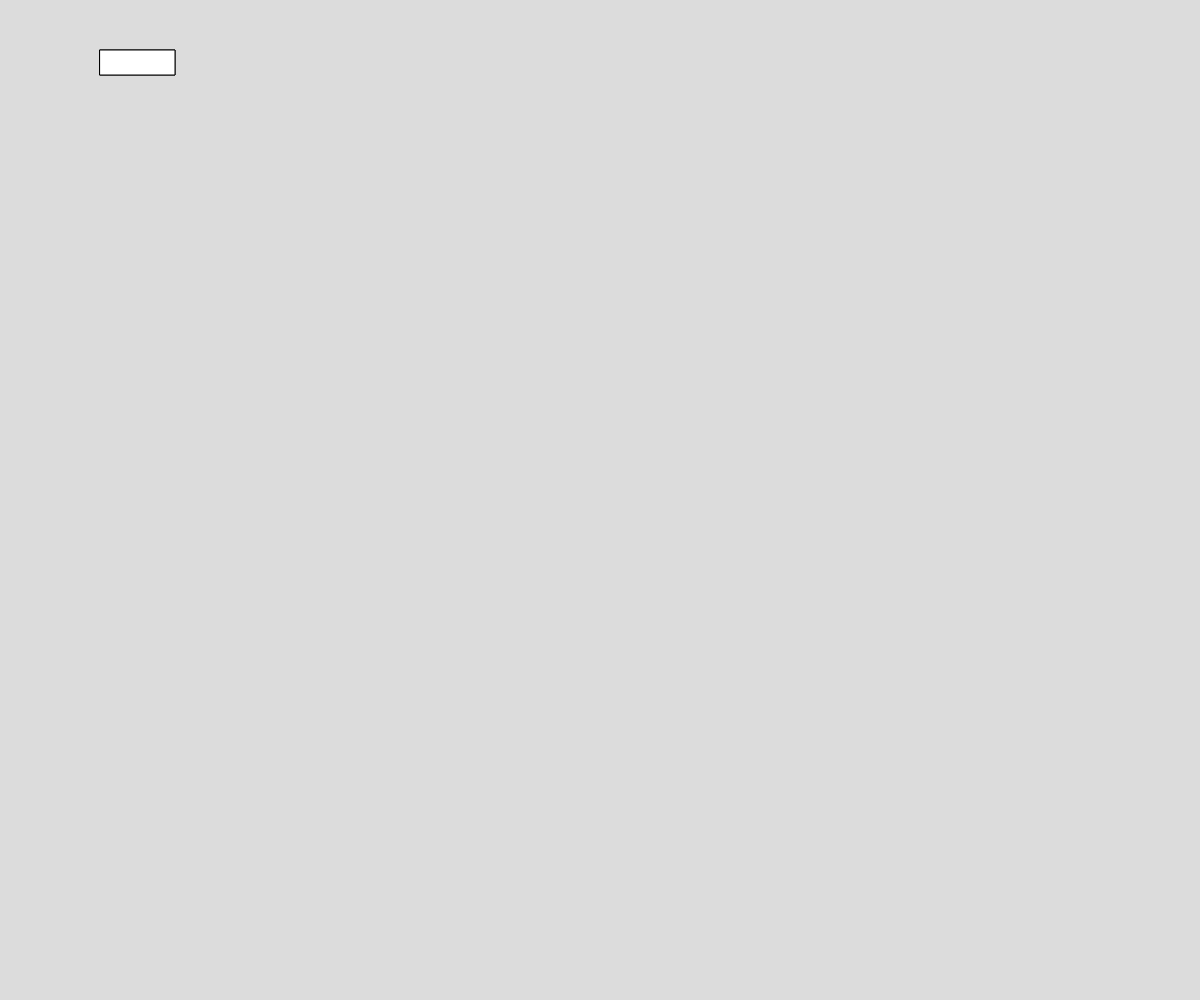
Frame 1 (no input)
Frame 60 (no input): identical to frame 1, image omitted
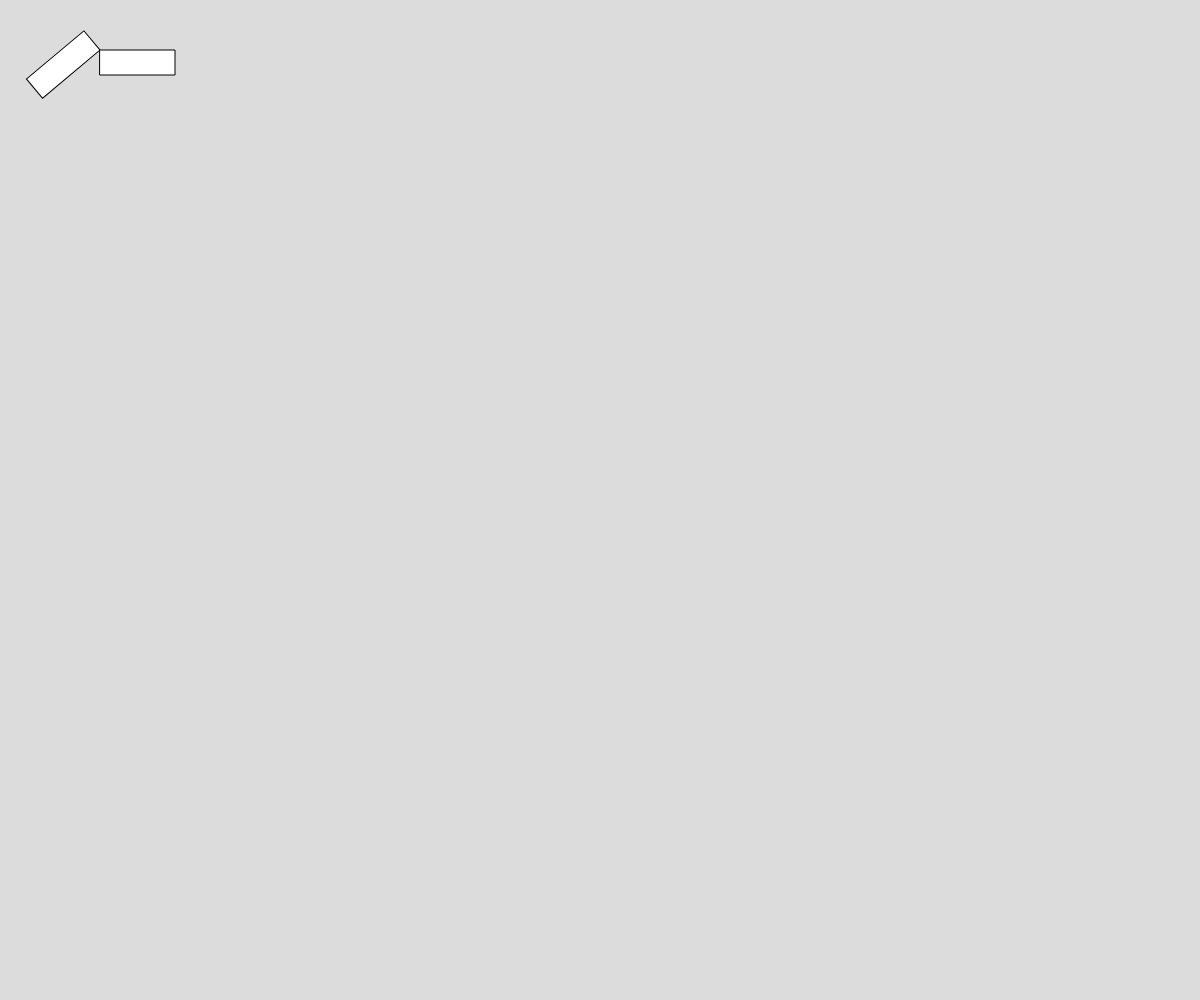
Frame 120 (the mouse pressed at the canvas centre since frame 60)

The p5.js sketch that drew these frames (run headless with seeded random() and noise() and a simulated clock; from frame 60 on, the mouse is pressed at the canvas centre):

// p5.js sketch
// ── sketch.js
// Project Title
// Your Name
// Date
//
// Extra for Experts:
// - describe what you did to take this project "above and beyond"


function setup() {
  createCanvas(windowWidth, windowHeight);
  angleMode(DEGREES);

}

function draw() {
  background(220);
  push();
  rectMode(BOTTOM);
  translate(100,50);
  rotate(mouseY);
  rect(0, 0, 75, 25);
  pop();

  rect(100, 50,75,25);
}
